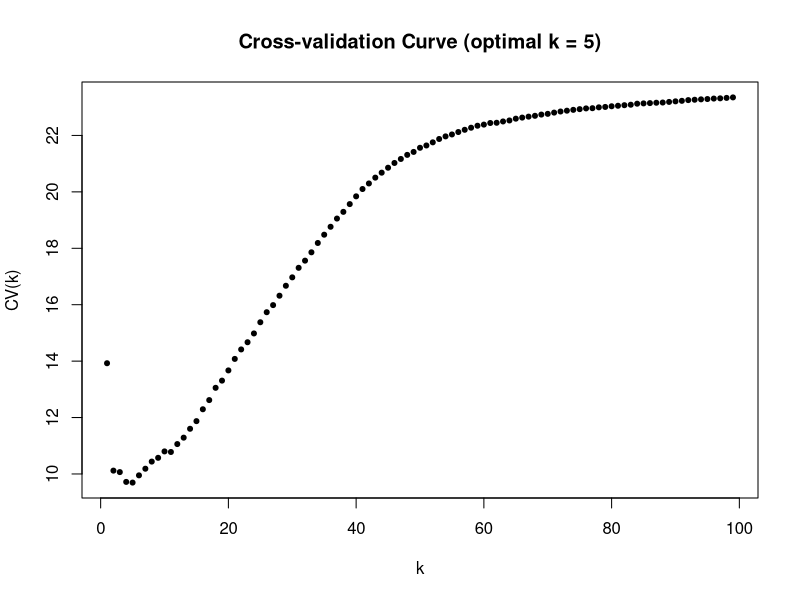
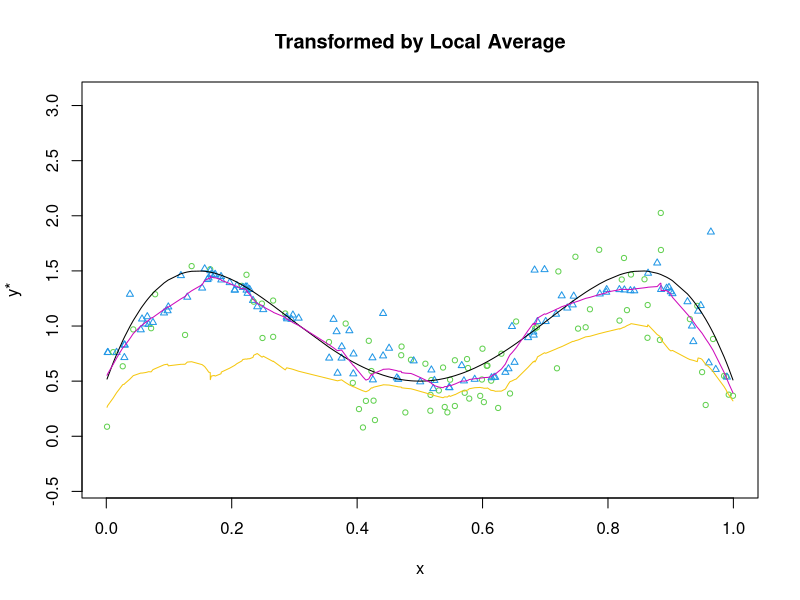
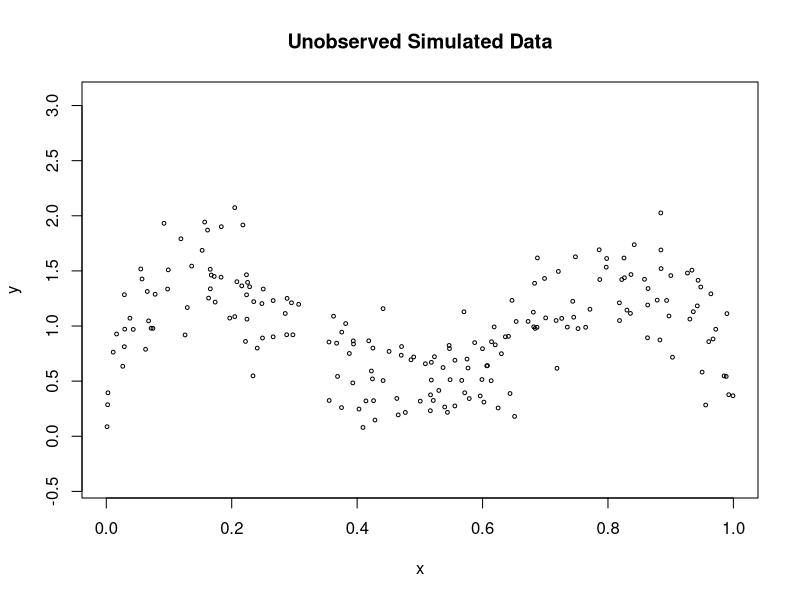
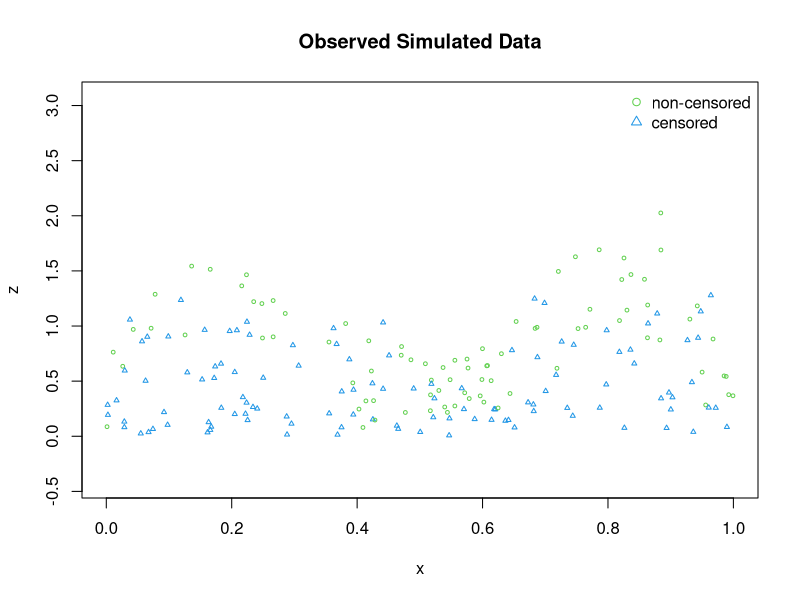
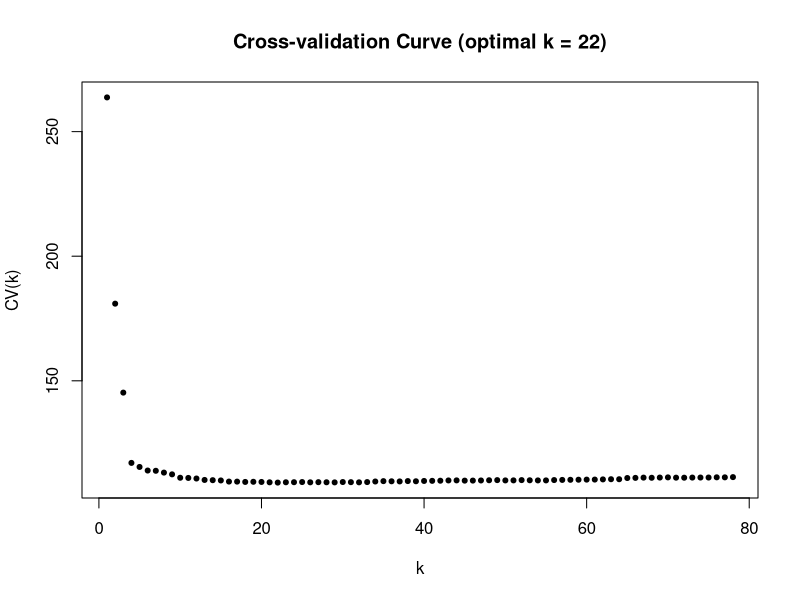
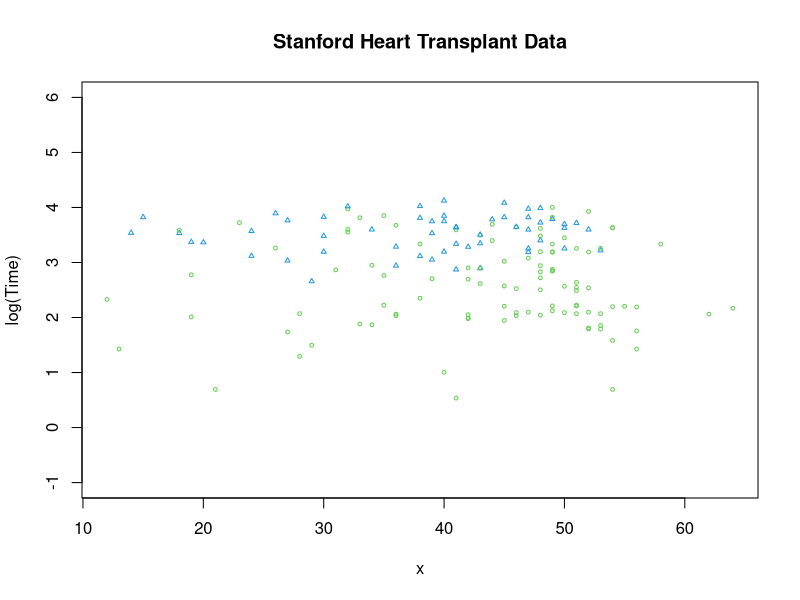
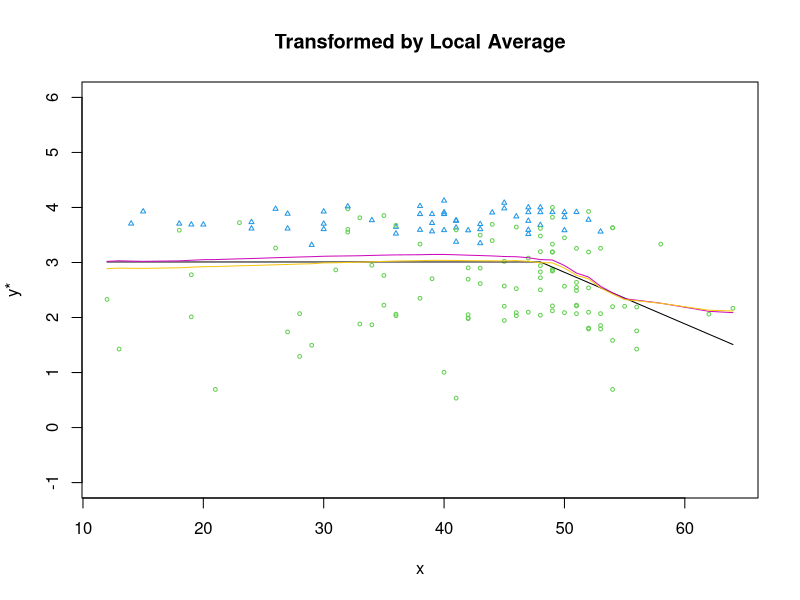

R code for these plots, in order:
rm(list=ls())
get_h = function(i, k, X){
  if((i+k) > length(X)){
    h = X[i] - X[i-k]
  }else if((i-k) <= 0){
    h = X[i+k] - X[i]
  }else{
    h = (X[i+k] - X[i-k])/2
  }
  return (h)
}

transform_y = function(X, Z, D, k){
  trans_y = c()
  for(i in 1:length(X)){
    h = get_h(i, k, X)
    sum_idx = Z[i] < Z
    if(sum(D[sum_idx]) == 0){
      trans_y[i] = Z[i]
    }else{
      dn = dnorm((X[i] - X[sum_idx]) / (h+1e-20)) * D[sum_idx]
      up = Z[sum_idx] * dn
      trans_y[i] = D[i]*Z[i] + (1-D[i]) * sum(up) / (sum(dn)+1e-20)
    }
  }
  return (trans_y)
}

get_m_x_hat = function(x, X_data, Y_star, k){
  l_idx = which.min(abs(X_data - x))
  K_h = dnorm((x - X_data) / get_h(l_idx, k, X_data))
  s_n2 = sum(K_h * (x - X_data)**2)
  s_n1 = sum(K_h * (x - X_data))
  w_i = K_h * (s_n2 - (x - X_data) * s_n1)
  m_x_hat = sum(w_i * Y_star) / (sum(w_i)+1e-20)
  return (m_x_hat)
}

leave_one_out = function(X, Y_star, D, k){
  cv_k = 0
  for(i in 1:length(Y_star)){
    m_x_i = get_m_x_hat(X[i], X[-i], Y_star[-i], k)
    cv_k = cv_k + sum((Y_star[i] - m_x_i)^2)
  }
  return (cv_k)
}

get_opt_k = function(X, Z, D){
  k_max = as.integer((length(X) - 1) / 2)
  cv_k_vec = rep(0, k_max)
  for(k in 1:k_max){
    cat('k = ', k, '\n')
    Y_star = transform_y(X, Z, D, k)
    cv_k_vec[k] = leave_one_out(X, Y_star, D, k)
  }
  opt_k = which.min(cv_k_vec)
  main = paste('Cross-validation Curve (optimal k = ', opt_k, ')', sep='')
  plot(cv_k_vec, pch=20, xlab='k', ylab="CV(k)", main=main)
  print(cv_k_vec)
  return (opt_k)
}

fit_mx = function(x, X_data, Y_star, k){
  m_X = sapply(x, get_m_x_hat, X_data, Y_star, k)
  return (m_X)
}

# ------------------------------------------------------- Simulation Data
set.seed(2020)
datasize = 200
X = sort(runif(datasize))
Y = 4.5 - 64*X^2*(1-X)^2 - 16*(X -0.5)^2 + 0.25*rnorm(datasize)
cx = I((0 <= X) & (X <= 0.5))*3*(1.25-abs(4*X-1)) + I(X > 0.5)*3*(1.25-abs(4*X-3))
C = rexp(cx)
Z = mapply(min, Y, C)
D = (Y <= C)


k_opt = get_opt_k(X, Z, D)                # get optimal k
trans_y = transform_y(X, Z, D, k_opt)     # transform data
m_X = fit_mx(X, X, trans_y, k_opt)        # prediction
m_X2 = fit_mx(X, X, Z, k_opt)

# ------------------------------------------------------- Visualization
plot(X, trans_y, pch=as.integer(!D)+1, col=as.integer(!D)+3,
     cex=.7, ylab='y*', xlab='x', main = 'Transformed by Local Average',
     ylim=c(min(Y) - 0.5, max(Y) + 1))
lines(X, 4.5 - 64*X^2*(1-X)^2 - 16*(X -0.5)^2)
lines(X, m_X, col=6)
lines(X, m_X2, col=7)

plot(X, Y, ylim=c(min(Y) - 0.5, max(Y) + 1), cex=0.5, xlab='x', ylab='y',
     main='Unobserved Simulated Data')
plot(X, Z, pch=as.integer(!D)+1, col=as.integer(!D)+3, cex=.5, 
     ylab='z', xlab='x',
     ylim=c(min(Y) - 0.5, max(Y) + 1), main='Observed Simulated Data')
legend('topright', legend=c('non-censored', 'censored'), 
       col=c(3, 4), pch=c(1, 2), bty = "n")

# ------------------------------------------------------- Real Data
library(survival)
stanford2 = survival::stanford2
data = stanford2[!is.na(stanford2$t5),]
x_vec = data$age
z_vec = log1p(sqrt(data$time))
d_vec = data$status

write.csv(cbind(x_vec,z_vec,d_vec),"realdata.csv")

opt_k = get_opt_k(x_vec, z_vec, d_vec)            # get optimal k
y_star = transform_y(x_vec, z_vec, d_vec, opt_k)  # transform data
m_X = fit_mx(x_vec, x_vec, y_star, opt_k)         # prediction
m_X_2 = fit_mx(x_vec, x_vec, z_vec, opt_k)

# ------------------------------------------------------- Visualization
plot(x_vec, z_vec, pch=as.integer(!d_vec)+1, col=as.integer(!d_vec)+3,
     cex=.5, ylab='log(Time)', xlab='x', ylim=c(-1, 6),
     main = 'Stanford Heart Transplant Data')

plot(x_vec, y_star, pch=as.integer(!d_vec)+1, col=as.integer(!d_vec)+3,
     cex=.5, ylab='y*', xlab='x', ylim=c(-1, 6),
     main = 'Transformed by Local Average')
slope = lm(z_vec[x_vec >= 48]~x_vec[x_vec >= 48])$coef[2]
y_true =  mean(z_vec[x_vec < 48]) + slope*(x_vec-48)*(x_vec>48)
lines(x_vec, y_true)
lines(x_vec, m_X, col=6)
lines(x_vec, m_X_2, col=7)